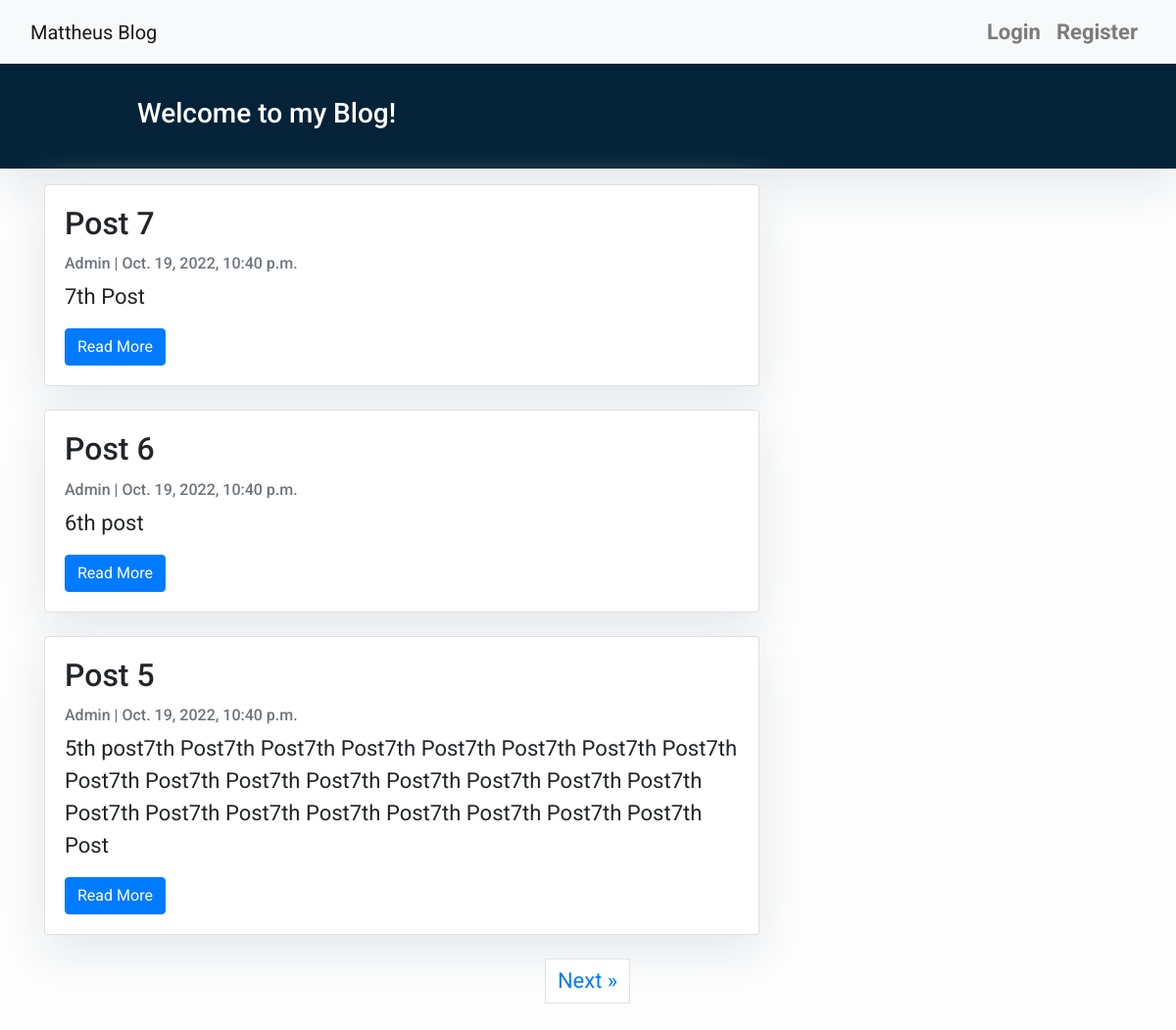
The page / on the database its author committed.
### blog/models.py (models this page shows, shortened)
class Post(models.Model):
    title = models.CharField(max_length=200, unique=True)
    slug = models.SlugField(max_length=200, unique=True)
    author = models.ForeignKey(User, on_delete=models.CASCADE, related_name='blog_posts')
    updated_on = models.DateTimeField(auto_now=True)
    content = models.TextField()
    created_on = models.DateTimeField(auto_now_add=True)
    status = models.IntegerField(choices=STATUS, default=0)
    class Meta:
        ordering = ['-created_on']

### blog/views.py (the view)
# urls.py: path('', views.PostList.as_view(), name='home'),
class PostList(generic.ListView):
    queryset = Post.objects.filter(status=1).order_by('-created_on')
    template_name = 'index.html'

### templates/index.html (shortened to what this page needs)
{% extends "base.html" %}
{% load crispy_forms_tags %}
{% block content %}
<header class="masthead">
    <div class="container">
        <div class="row">
            <div class=" col-md-8 col-md-10 mx-auto">
                <div class="site-heading">
                    <h3 class=" site-heading my-4 mt-3 text-white"> Welcome to my Blog! </h3>
                </div>
            </div>
        </div>
    </div>
</header>
<div class="container">
    <div class="row">
        <div class="col-md-8 mt-3 left">
            {% for post in post_list %}
            <div class="card mb-4">
                <div class="card-body">
                    <h2 class="card-title">{{ post.title }}</h2>
                    <p class="card-text text-muted h6">{{ post.author }} | {{ post.created_on}} </p>
                    <p class="card-text">{{post.content|slice:":200" }}</p>
                    <a href="{% url 'post_detail' post.slug  %}" class="btn btn-primary">Read More</a>
                </div>
            </div>
            {% endfor %}
        </div>
    </div>
</div>
{% if is_paginated %}
  <ul class="pagination justify-content-center">
    {% if page_obj.has_next %}
    <li><a href="?page={{ page_obj.next_page_number }}" class="page-link"> Next &raquo;</a></li>
    {% endif %}
  </ul>
{% endif %}
{%endblock%}

### templates/base.html (style rules this page uses)
body { font-family: "Roboto", sans-serif; font-size: 17px; background-color: #fdfdfd; }
.masthead { background: #052338; height: auto; padding-bottom: 15px; box-shadow: 0 16px 48px #E3E7EB; padding-top: 10px; }

### templates/index.html (style rules this page uses)
body { font-family: "Roboto", sans-serif; font-size: 22px; background-color: #fdfdfd; }
.card { box-shadow: 0 16px 48px #E3E7EB; }

### rows shown on the page
Post: title "Post 7", author "Admin", created_on "Oct. 19, 2022, 10:40 p.m.", content "7th Post"
Post: title "Post 6", author "Admin", created_on "Oct. 19, 2022, 10:40 p.m.", content "6th post"
Post: title "Post 5", author "Admin", created_on "Oct. 19, 2022, 10:40 p.m.", content "5th post7th Post7th Post7th Post7th Post7th Post7th Post7th Post7th Post7th Post7th Post7th Post7th Post7th Post7th Post7th Post7th Post7th Post7th Post7th Post7th Post7th Post7th Post7th Post7th Post"
